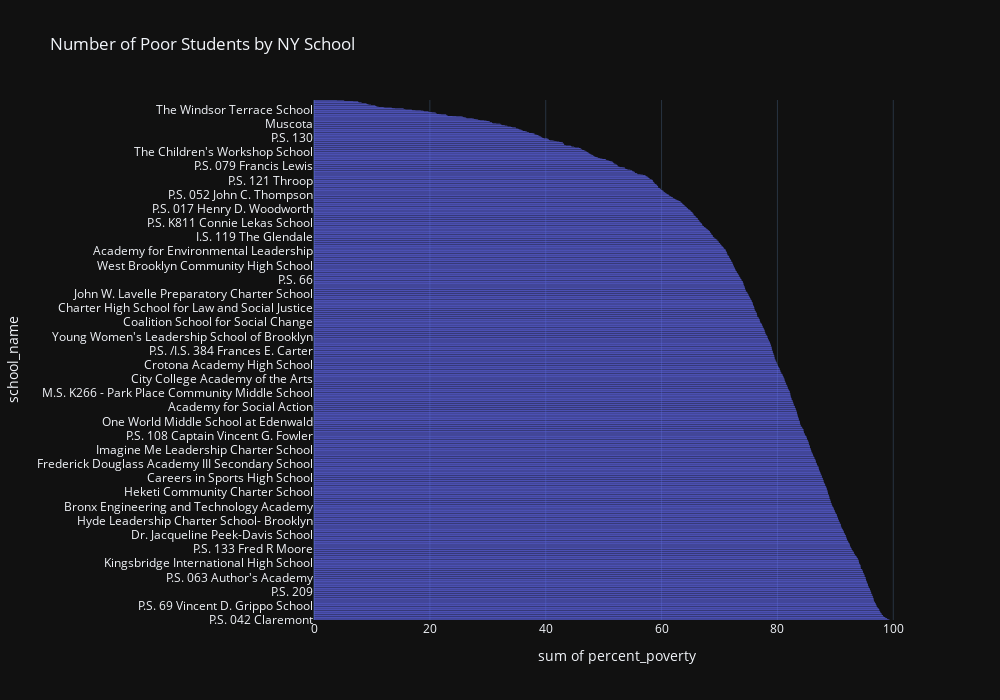

Here is the notebook cell this chart was saved with:
### Markdown cell above
#### Task 2d: Students in Poverty
**1.** Create a histogram to view the distribution of the percentage of students whose families fall below the poverty line in NYC public high schools.

### Code cell
# Plot the distribution of the % of students whose families are below the poverty line in schools
total_poor_graph = px.histogram(school_demog_df,
                                  y = "school_name",
                                  x = "percent_poverty",
                                  title = "Number of Poor Students by NY School")

total_poor_graph.update_layout(yaxis_categoryorder = "total descending",
                                       template = "plotly_dark",
                                       height = 700,
                                       width = 1000)

### Figure 1 — Plotly figure (JSON) as saved in the notebook; plotly's stock layout.template omitted (floating-point values rounded to 4 significant figures; data arrays with more than 128 entries replaced by an {"elided": "..."} marker saying what was removed)
{"data": [{"alignmentgroup": "True", "bingroup": "y", "histfunc": "sum", "hovertemplate": "sum of percent_poverty=%{x}<br>school_name=%{y}<extra></extra>", "legendgroup": "", "marker": {"color": "#636efa", "pattern": {"shape": ""}}, "name": "", "offsetgroup": "", "orientation": "h", "showlegend": false, "type": "histogram", "x": {"elided": "1834 float values"}, "xaxis": "x", "y": {"elided": "1834 str values"}, "yaxis": "y"}], "layout": {"barmode": "relative", "height": 700, "legend": {"tracegroupgap": 0}, "title": {"text": "Number of Poor Students by NY School"}, "width": 1000, "xaxis": {"anchor": "y", "autorange": true, "domain": [0, 1], "range": [0, 104.6], "title": {"text": "sum of percent_poverty"}, "type": "linear"}, "yaxis": {"anchor": "x", "autorange": true, "categoryorder": "total descending", "domain": [0, 1], "range": [-0.5, 1834.0], "title": {"text": "school_name"}, "type": "category"}}}
